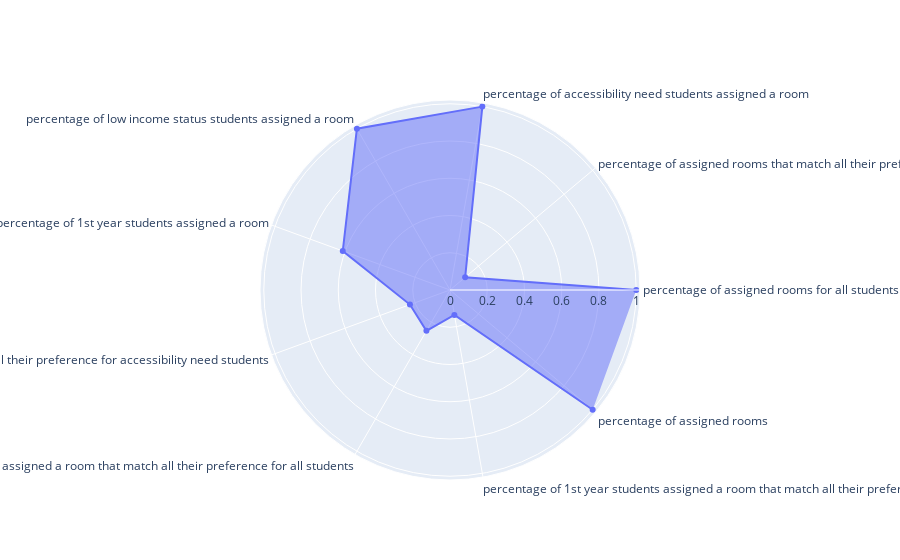

This figure's notebook cell:
### Code cell
evaluate('data/processed/allocated1B.csv','data/raw/datasetB_with_roommate_pref.csv')

### Figure 1 — Plotly figure (JSON) as saved in the notebook; plotly's stock layout.template omitted (floating-point values rounded to 4 significant figures)
{"data": [{"fill": "toself", "r": [1, 0.1062, 1, 1, 0.6128, 0.2289, 0.2533, 0.1362, 1.0], "theta": ["percentage of assigned rooms for all students", "percentage of assigned rooms that match all their preference for all students", "percentage of accessibility need students assigned a room", "percentage of low income status students assigned a room", "percentage of 1st year students assigned a room", "percentage of assigned rooms that match all their preference for accessibility need students", "percentage of low income status students assigned a room that match all their preference for all students", "percentage of 1st year students assigned a room that match all their preference for all students", "percentage of assigned rooms"], "type": "scatterpolar"}], "layout": {"autosize": true, "polar": {"angularaxis": {"type": "category"}, "radialaxis": {"autorange": true, "range": [0, 1.044], "type": "linear", "visible": true}}, "showlegend": false}}
